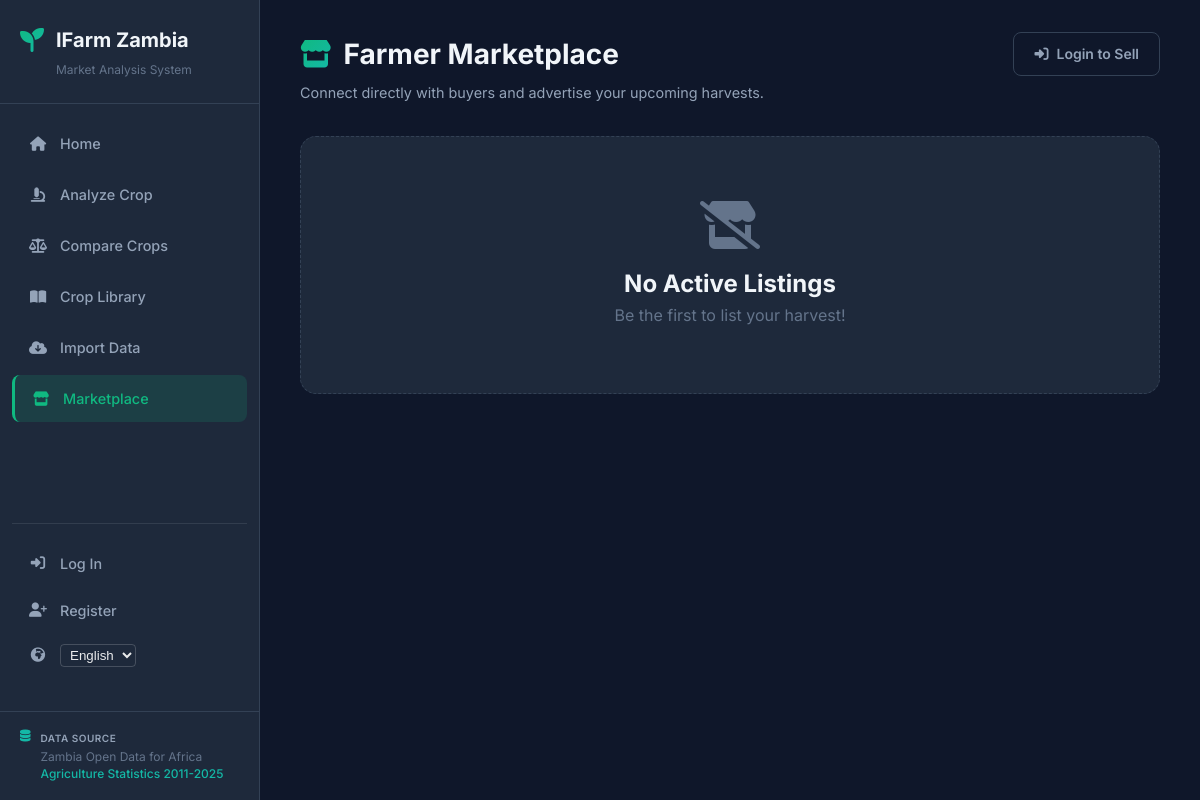
/marketplace, run on an earlier commit of the app's database.
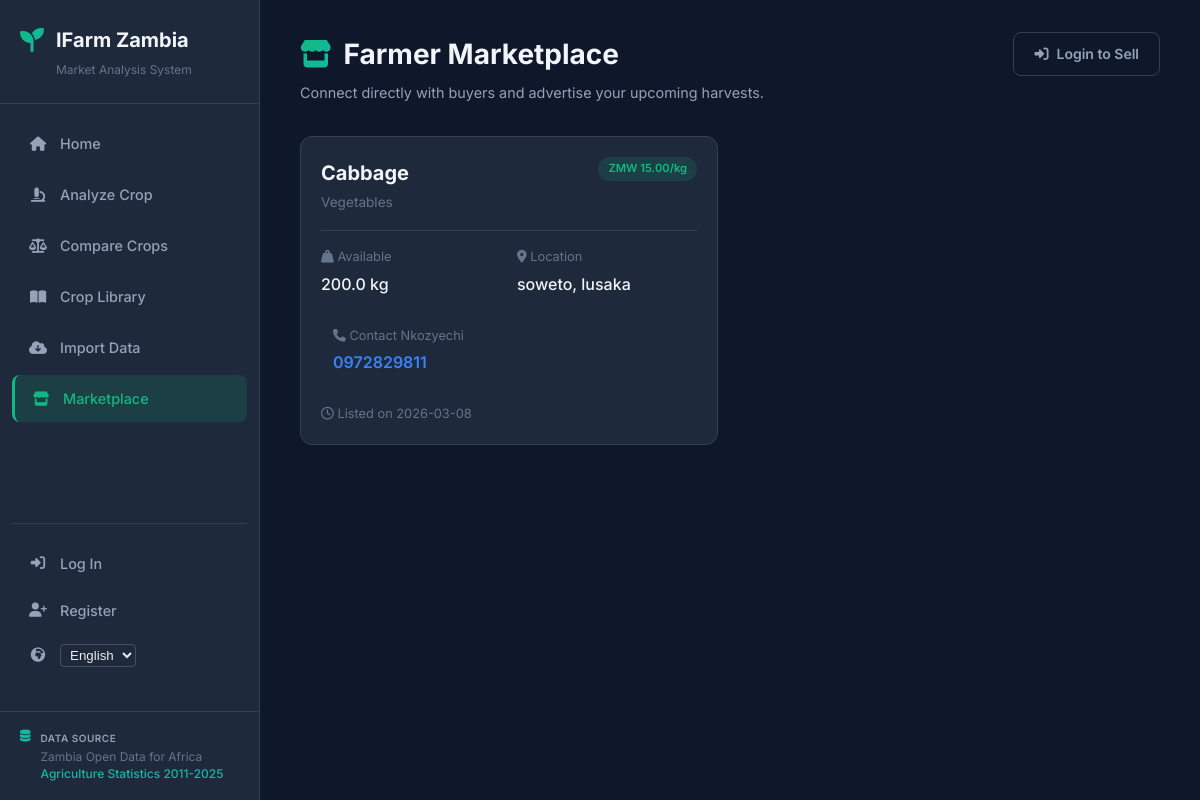
And on a later commit of the database.
### tables this page shows
CREATE TABLE marketplace_listings (
            id INTEGER PRIMARY KEY AUTOINCREMENT,
            user_id INTEGER NOT NULL,
            crop_id INTEGER NOT NULL,
            quantity_kg REAL NOT NULL,
            price_per_kg REAL NOT NULL,
            location TEXT NOT NULL,
            contact_info TEXT NOT NULL,
            description TEXT,
            created_at TIMESTAMP DEFAULT CURRENT_TIMESTAMP,
            FOREIGN KEY (user_id) REFERENCES users(id),
            FOREIGN KEY (crop_id) REFERENCES crops(id)
        );

CREATE TABLE crops (
            id INTEGER PRIMARY KEY AUTOINCREMENT,
            name TEXT NOT NULL UNIQUE,
            category TEXT NOT NULL,
            growth_period_months INTEGER NOT NULL,
            description TEXT
        );

CREATE TABLE users (
            id INTEGER PRIMARY KEY AUTOINCREMENT,
            username TEXT NOT NULL UNIQUE,
            password_hash TEXT NOT NULL,
            created_at TIMESTAMP DEFAULT CURRENT_TIMESTAMP
        );

### app.py (the view)
@app.route('/marketplace', methods=['GET'])
def marketplace():
    ensure_db()
    listings = get_marketplace_listings()
    crops = get_crop_list()
    return render_template('marketplace.html', listings=listings, crops=crops, provinces=PROVINCES)

### app.py (called while the page is built)
def ensure_db():
    if not os.path.exists(get_db_path()):
        seed_database()

@app.context_processor
def inject_translations():
    def t(key):
        lang = session.get('lang', 'en')
        return TRANSLATIONS.get(lang, {}).get(key, TRANSLATIONS.get('en', {}).get(key, key))
    return dict(t=t, current_lang=session.get('lang', 'en'))

### models/database.py (called while the page is built)
def get_db_path():
    return os.environ.get(
        'IFARM_DB_PATH',
        os.path.join(os.path.dirname(os.path.dirname(__file__)), 'ifarm.db'),
    )

def ensure_db_directory():
    db_directory = os.path.dirname(get_db_path())
    if db_directory:
        os.makedirs(db_directory, exist_ok=True)

def get_db():
    ensure_db_directory()
    conn = sqlite3.connect(get_db_path())
    conn.row_factory = sqlite3.Row
    return conn

def get_crop_list():
    conn = get_db()
    crops = conn.execute('SELECT * FROM crops ORDER BY name').fetchall()
    conn.close()
    return [dict(c) for c in crops]

def get_marketplace_listings(limit=50):
    conn = get_db()
    query = '''
        SELECT m.*, u.username, c.name as crop_name, c.category as crop_category
        FROM marketplace_listings m
        JOIN users u ON m.user_id = u.id
        JOIN crops c ON m.crop_id = c.id
        ORDER BY m.created_at DESC
        LIMIT ?
    '''
    listings = conn.execute(query, (limit,)).fetchall()
    conn.close()
    return [dict(l) for l in listings]

### templates/marketplace.html (shortened to what this page needs)
{% extends "base.html" %}
{% block content %}
<div class="page-header">
    <div>
        <h1><i class="fas fa-store"></i> Farmer Marketplace</h1>
        <p class="subtitle">Connect directly with buyers and advertise your upcoming harvests.</p>
    </div>
    {% if current_user.is_authenticated %}
    <button class="btn btn-primary" onclick="document.getElementById('addListingForm').style.display='block'; window.scrollTo(0, document.body.scrollHeight);">
        <i class="fas fa-plus"></i> Add Listing
    </button>
    {% else %}
    <a href="{{ url_for('login', next=request.path) }}" class="btn btn-outline">
        <i class="fas fa-sign-in-alt"></i> Login to Sell
    </a>
    {% endif %}
</div>
{% if not listings %}
<div class="empty-state" style="text-align: center; padding: 4rem 2rem; background: var(--bg-card); border-radius: var(--radius-lg); border: 1px dashed var(--border-color);">
    <i class="fas fa-store-slash" style="font-size: 3rem; color: var(--text-muted); margin-bottom: 1rem;"></i>
    <h2>No Active Listings</h2>
    <p style="color: var(--text-muted);">Be the first to list your harvest!</p>
</div>
{% else %}
<div style="display: grid; grid-template-columns: repeat(auto-fill, minmax(300px, 1fr)); gap: 1.5rem; margin-bottom: 3rem;">
    {% for listing in listings %}
    <div class="metric-card" style="display: flex; flex-direction: column; justify-content: space-between;">
        <div style="margin-bottom: 1rem; border-bottom: 1px solid var(--border-color); padding-bottom: 1rem;">
            <div style="display: flex; justify-content: space-between; align-items: start;">
                <h3 style="margin: 0; font-size: 1.25rem;">{{ listing.crop_name }}</h3>
                <span class="badge badge-green">ZMW {{ "%.2f"|format(listing.price_per_kg) }}/kg</span>
            </div>
            <span style="font-size: 0.85rem; color: var(--text-muted);">{{ listing.crop_category }}</span>
        </div>
        <div style="display: grid; grid-template-columns: 1fr 1fr; gap: 1rem; margin-bottom: 1rem;">
            <div>
                <p style="font-size: 0.8rem; color: var(--text-muted); margin-bottom: 0.25rem;"><i class="fas fa-weight-hanging"></i> Available</p>
                <div style="font-weight: 500;">{{ "{:,.1f}".format(listing.quantity_kg) }} kg</div>
            </div>
            <div>
                <p style="font-size: 0.8rem; color: var(--text-muted); margin-bottom: 0.25rem;"><i class="fas fa-map-marker-alt"></i> Location</p>
                <div style="font-weight: 500;">{{ listing.location }}</div>
            </div>
        </div>
        <div style="background: var(--bg-body); padding: 0.75rem; border-radius: var(--radius-md); margin-bottom: 1rem;">
            <p style="font-size: 0.8rem; color: var(--text-muted); margin-bottom: 0.25rem;"><i class="fas fa-phone"></i> Contact {{ listing.username }}</p>
            <div style="font-weight: 600; color: var(--accent-blue);">{{ listing.contact_info }}</div>
        </div>
        <div style="display: flex; justify-content: space-between; align-items: center; font-size: 0.8rem; color: var(--text-muted);">
            <span><i class="far fa-clock"></i> Listed on {{ listing.created_at.split(' ')[0] }}</span>
        </div>
    </div>
    {% endfor %}
</div>
{% endif %}
{% endblock %}

### templates/base.html (shortened to what this page needs)
<!DOCTYPE html>
<html lang="en">
<head>
    <link rel="stylesheet" href="https://cdnjs.cloudflare.com/ajax/libs/font-awesome/6.5.1/css/all.min.css">
    <link rel="stylesheet" href="{{ url_for('static', filename='css/style.css') }}">
</head>
<body>
    {% set is_landing = (request.endpoint == 'landing') or (request.endpoint == 'index' and not current_user.is_authenticated) %}
    {% if not is_landing %}
    <nav class="sidebar" id="sidebar">
        <div class="sidebar-header">
            <div class="logo">
                <i class="fas fa-seedling"></i>
                <span>{{ t('IFarm Zambia') }}</span>
            </div>
            <p class="logo-subtitle">Market Analysis System</p>
        </div>
        <div class="nav-links">
            <a href="{{ url_for('index') }}" class="nav-link {% if request.endpoint == 'index' %}active{% endif %}">
                {% if current_user.is_authenticated %}
                <i class="fas fa-chart-line"></i>
                <span>{{ t('Dashboard') }}</span>
                {% else %}
                <i class="fas fa-home"></i>
                <span>{{ t('Home') }}</span>
                {% endif %}
            </a>
            <a href="{{ url_for('analyze') }}" class="nav-link {% if request.endpoint == 'analyze' %}active{% endif %}">
                <i class="fas fa-microscope"></i>
                <span>{{ t('Analyze Crop') }}</span>
            </a>
            <a href="{{ url_for('compare') }}" class="nav-link {% if request.endpoint == 'compare' %}active{% endif %}">
                <i class="fas fa-balance-scale"></i>
                <span>{{ t('Compare') }} Crops</span>
            </a>
            <a href="{{ url_for('crop_library') }}" class="nav-link {% if request.endpoint == 'crop_library' %}active{% endif %}">
                <i class="fas fa-book-open"></i>
                <span>{{ t('Crop Library') }}</span>
            </a>
            <a href="{{ url_for('import_data') }}" class="nav-link {% if request.endpoint == 'import_data' %}active{% endif %}">
                <i class="fas fa-cloud-download-alt"></i>
                <span>Import Data</span>
            </a>
            <a href="{{ url_for('marketplace') }}" class="nav-link {% if request.endpoint == 'marketplace' %}active{% endif %}">
                <i class="fas fa-store"></i>
                <span>{{ t('Marketplace') }}</span>
            </a>
            <div style="margin-top: auto; border-top: 1px solid rgba(226, 232, 240, 0.1); padding-top: 1rem; margin-bottom: 1rem;">
                {% if current_user.is_authenticated %}
                <div class="nav-link" style="opacity: 0.8; font-size: 0.85rem;">
                    <i class="fas fa-user-circle"></i>
                    <span>{{ t('Welcome back') }}, {{ current_user.username }}</span>
                </div>
                <a href="{{ url_for('logout') }}" class="nav-link">
                    <i class="fas fa-sign-out-alt"></i>
                    <span>{{ t('Log Out') }}</span>
                </a>
                {% else %}
                <a href="{{ url_for('login') }}" class="nav-link {% if request.endpoint == 'login' %}active{% endif %}">
                    <i class="fas fa-sign-in-alt"></i>
                    <span>{{ t('Log In') }}</span>
                </a>
                <a href="{{ url_for('register') }}" class="nav-link {% if request.endpoint == 'register' %}active{% endif %}">
                    <i class="fas fa-user-plus"></i>
                    <span>{{ t('Register') }}</span>
                </a>
                {% endif %}
                <div class="nav-link" style="padding-top: 10px;">
                    <i class="fas fa-globe-africa"></i>
                    <select onchange="window.location.href='/set_language/' + this.value" style="background: transparent; border: 1px solid rgba(255,255,255,0.2); color: white; padding: 2px 5px; border-radius: 4px; outline: none; cursor: pointer; opacity: 0.9;">
                        <option value="en" {% if current_lang == 'en' %}selected{% endif %} style="color: black;">English</option>
                    </select>
                </div>
            </div>
        </div>
        <div class="sidebar-footer">
            <div class="data-source">
                <i class="fas fa-database"></i>
                <div>
                    <small>Data Source</small>
                    <p>Zambia Open Data for Africa</p>
                    <p class="year-range">Agriculture Statistics 2011-2025</p>
                </div>
            </div>
        </div>
    </nav>
    {% endif %}
    <main class="main-content {% if is_landing %}no-sidebar{% endif %}">
        {% block content %}{% endblock %}
    </main>
</body>
</html>

### static/css/style.css (style rules this page uses)
*, *::before, *::after { box-sizing: border-box; margin: 0; padding: 0; }
:root { --bg-primary: #0f172a; --bg-secondary: #1e293b; --bg-card: #1e293b; --bg-card-hover: #283548; --bg-input: #0f172a; --border-color: #334155; --border-light: rgba(148, 163, 184, 0.1); --text-primary: #f1f5f9; --text-secondary: #94a3b8; --text-muted: #64748b; --accent-green: #10b981; --accent-green-dark: #059669; --accent-teal: #14b8a6; --accent-blue: #3b82f6; --accent-purple: #8b5cf6; --accent-yellow: #f59e0b; --accent-red: #ef4444; --accent-orange: #f97316; --gradient-primary: linear-gradient(135deg, #10b981, #14b8a6); --gradient-accent: linear-gradient(135deg, #3b82f6, #8b5cf6); --sidebar-width: 260px; --font-family: 'Inter', -apple-system, BlinkMacSystemFont, sans-serif; --shadow-sm: 0 1px 3px rgba(0,0,0,0.3); --shadow-md: 0 4px 12px rgba(0,0,0,0.3); --shadow-lg: 0 8px 24px rgba(0,0,0,0.4); --shadow-glow: 0 0 20px rgba(16, 185, 129, 0.15); --radius-sm: 8px; --radius-md: 12px; --radius-lg: 16px; --radius-xl: 20px; }
html { font-size: 16px; scroll-behavior: smooth; }
body { font-family: var(--font-family); background-color: var(--bg-primary); color: var(--text-primary); line-height: 1.6; min-height: 100vh; }
.sidebar { position: fixed; left: 0; top: 0; bottom: 0; width: var(--sidebar-width); background: var(--bg-secondary); border-right: 1px solid var(--border-color); display: flex; flex-direction: column; z-index: 100; transition: transform 0.3s ease; }
.sidebar-header { padding: 24px 20px; border-bottom: 1px solid var(--border-color); }
.logo { display: flex; align-items: center; gap: 12px; font-size: 1.25rem; font-weight: 700; color: var(--text-primary); }
.logo i { font-size: 1.5rem; background: var(--gradient-primary); -webkit-background-clip: text; -webkit-text-fill-color: transparent; background-clip: text; }
.logo-subtitle { font-size: 0.75rem; color: var(--text-muted); margin-top: 4px; padding-left: 36px; }
.nav-links { padding: 16px 12px; flex: 1; display: flex; flex-direction: column; gap: 4px; }
.nav-link { display: flex; align-items: center; gap: 12px; padding: 12px 16px; border-radius: var(--radius-sm); color: var(--text-secondary); text-decoration: none; font-size: 0.9rem; font-weight: 500; transition: all 0.2s ease; }
.nav-link.active { background: rgba(16, 185, 129, 0.15); color: var(--accent-green); border-left: 3px solid var(--accent-green); }
.nav-link i { width: 20px; text-align: center; }
.sidebar-footer { padding: 16px 20px; border-top: 1px solid var(--border-color); }
.data-source { display: flex; align-items: flex-start; gap: 10px; color: var(--text-muted); font-size: 0.75rem; }
.data-source i { margin-top: 2px; color: var(--accent-teal); }
.data-source small { font-weight: 600; color: var(--text-secondary); text-transform: uppercase; letter-spacing: 0.5px; }
.data-source p { margin: 2px 0; line-height: 1.3; }
.data-source .year-range { color: var(--accent-teal); font-weight: 500; }
.main-content { margin-left: var(--sidebar-width); padding: 32px 40px; min-height: 100vh; }
.page-header { display: flex; justify-content: space-between; align-items: flex-start; margin-bottom: 32px; flex-wrap: wrap; gap: 16px; }
.page-header h1 { font-size: 1.75rem; font-weight: 700; display: flex; align-items: center; gap: 12px; }
.page-header h1 i { background: var(--gradient-primary); -webkit-background-clip: text; -webkit-text-fill-color: transparent; background-clip: text; }
.subtitle { color: var(--text-secondary); font-size: 0.9rem; margin-top: 4px; }
.btn { display: inline-flex; align-items: center; gap: 8px; padding: 10px 20px; border-radius: var(--radius-sm); font-family: var(--font-family); font-size: 0.875rem; font-weight: 600; text-decoration: none; cursor: pointer; border: none; transition: all 0.2s ease; white-space: nowrap; }
.btn-outline { background: transparent; color: var(--text-secondary); border: 1px solid var(--border-color); }
.metric-card { background: var(--bg-card); border: 1px solid var(--border-color); border-radius: var(--radius-md); padding: 20px; transition: all 0.3s ease; }
.badge { font-size: 0.7rem; font-weight: 600; padding: 3px 10px; border-radius: 20px; display: inline-flex; align-items: center; }
.badge-green { background: rgba(16,185,129,0.15); color: var(--accent-green); }
.stat-card, .crop-card, .metric-card, .chart-card, .risk-card, .method-card { animation: fadeInUp 0.4s ease forwards; }

What changed in the data, as far as the page shows it:
added marketplace_listings: crop_name "Cabbage", price_per_kg "15.00", crop_category "Vegetables", quantity_kg "200.0", location "soweto, lusaka", username "Nkozyechi", contact_info "0972829811", created_at "2026-03-08"
Also different on the page:
text no longer shown: "No Active Listings Be the first to list your harvest!"
